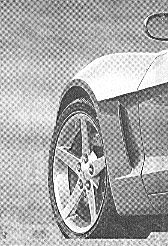
#> input picture Atividades - Filtragem Frequência/car.tif, 168 x 246 px
$ python Atividade3.py
#> lines starting #> are read from the running program, lines starting #| are printed output that depends on the picture
import numpy as np
import matplotlib.pyplot as plt
import cv2

# Carregar a imagem
imagem = cv2.imread('car.tif', cv2.IMREAD_GRAYSCALE)
#> imagem is the input picture: shape (246, 168); min 0, max 255, mean 169.7

# Calcular o espectro de Fourier da imagem
espectro_fourier = np.fft.fft2(imagem)
espectro_fourier_centralizado = np.fft.fftshift(espectro_fourier)

# Dimensões da imagem
altura, largura = imagem.shape
#> altura = 246; largura = 168

# Criar grades de frequência para a aplicação dos filtros
x, y = np.meshgrid(np.arange(-largura/2, largura/2), np.arange(-altura/2, altura/2))
raio = np.sqrt(x**2 + y**2)

# Definir frequência de corte para os filtros
frequencia_corte = 40

# Filtro passa-alta ideal
filtro_passa_alta_ideal = (raio > frequencia_corte).astype(float)

# Filtro passa-alta Butterworth
ordem_butterworth = 3
filtro_passa_alta_butterworth = 1 - 1 / (1 + (raio / frequencia_corte)**(2 * ordem_butterworth))

# Filtro passa-alta gaussiano
sigma = 40
filtro_passa_alta_gaussiano = 1 - np.exp(-raio**2 / (2 * (sigma**2)))

# Aplicar os filtros passa-alta ao espectro de Fourier
espectro_filtrado_passa_alta_ideal = espectro_fourier_centralizado * filtro_passa_alta_ideal
espectro_filtrado_passa_alta_butterworth = espectro_fourier_centralizado * filtro_passa_alta_butterworth
espectro_filtrado_passa_alta_gaussiano = espectro_fourier_centralizado * filtro_passa_alta_gaussiano

# Transformada inversa de Fourier para obter as imagens filtradas
imagem_filtrada_passa_alta_ideal = np.abs(np.fft.ifft2(np.fft.ifftshift(espectro_filtrado_passa_alta_ideal)))
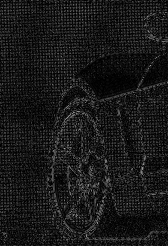
#> imagem_filtrada_passa_alta_ideal: shape (246, 168) float64; min 0.000175, max 168.9, mean 25.2
imagem_filtrada_passa_alta_butterworth = np.abs(np.fft.ifft2(np.fft.ifftshift(espectro_filtrado_passa_alta_butterworth)))
imagem_filtrada_passa_alta_gaussiano = np.abs(np.fft.ifft2(np.fft.ifftshift(espectro_filtrado_passa_alta_gaussiano)))
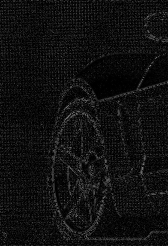
#> imagem_filtrada_passa_alta_gaussiano: shape (246, 168) float64; min 0.00123, max 136.6, mean 16.6

# Exibir as imagens
plt.figure(figsize=(15, 12))

# Imagem original
plt.subplot(3, 4, 1)
plt.imshow(imagem, cmap='gray')
plt.title('Imagem Original')

# Espectro de Fourier
plt.subplot(3, 4, 2)
plt.imshow(np.log(np.abs(espectro_fourier_centralizado) + 1), cmap='gray')
plt.title('Espectro de Fourier')

# Filtro Passa-Alta Ideal
plt.subplot(3, 4, 3)
plt.imshow(filtro_passa_alta_ideal, cmap='gray')
plt.title('Filtro Passa-Alta Ideal')

# Imagem Resultante após Filtro Passa-Alta Ideal
plt.subplot(3, 4, 4)
plt.imshow(imagem_filtrada_passa_alta_ideal, cmap='gray')
plt.title('Imagem após Filtro Passa-Alta Ideal')

# Filtro Passa-Alta Butterworth
plt.subplot(3, 4, 7)
plt.imshow(filtro_passa_alta_butterworth, cmap='gray')
plt.title('Filtro Passa-Alta Butterworth')

# Imagem Resultante após Filtro Passa-Alta Butterworth
plt.subplot(3, 4, 8)
plt.imshow(imagem_filtrada_passa_alta_butterworth, cmap='gray')
plt.title('Imagem após Filtro Passa-Alta Butterworth')

# Filtro Passa-Alta Gaussiano
plt.subplot(3, 4, 11)
plt.imshow(filtro_passa_alta_gaussiano, cmap='gray')
plt.title('Filtro Passa-Alta Gaussiano')

# Imagem Resultante após Filtro Passa-Alta Gaussiano
plt.subplot(3, 4, 12)
plt.imshow(imagem_filtrada_passa_alta_gaussiano, cmap='gray')
plt.title('Imagem após Filtro Passa-Alta Gaussiano')

plt.tight_layout()
plt.show()
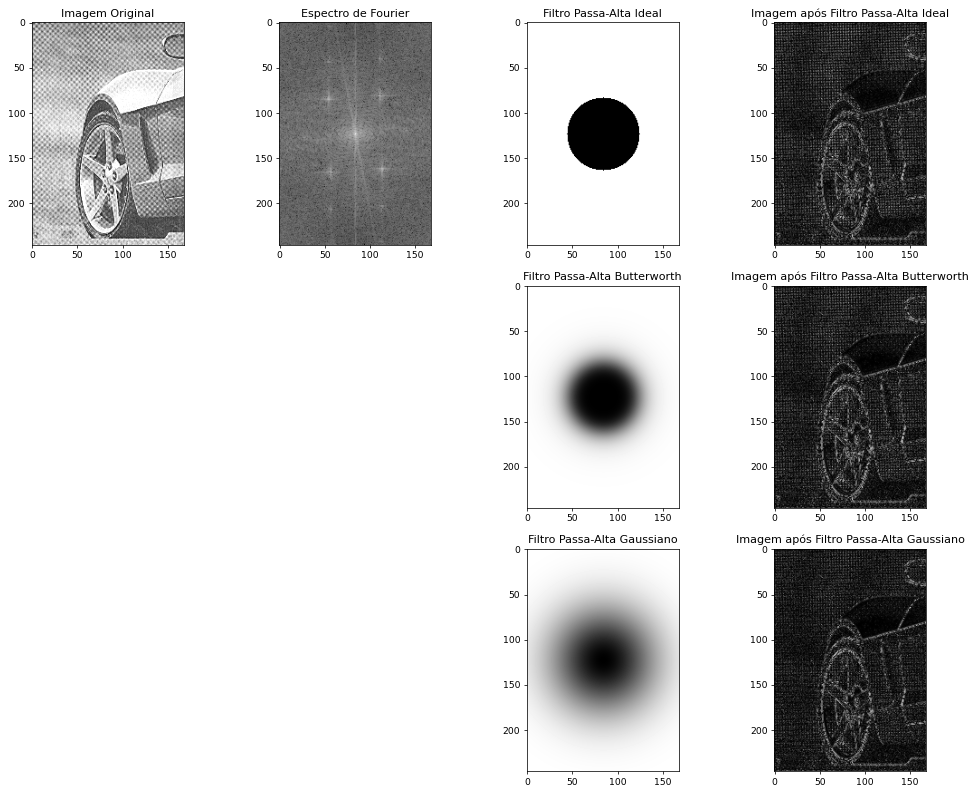
#> figure drawn by matplotlib, 8 panels
